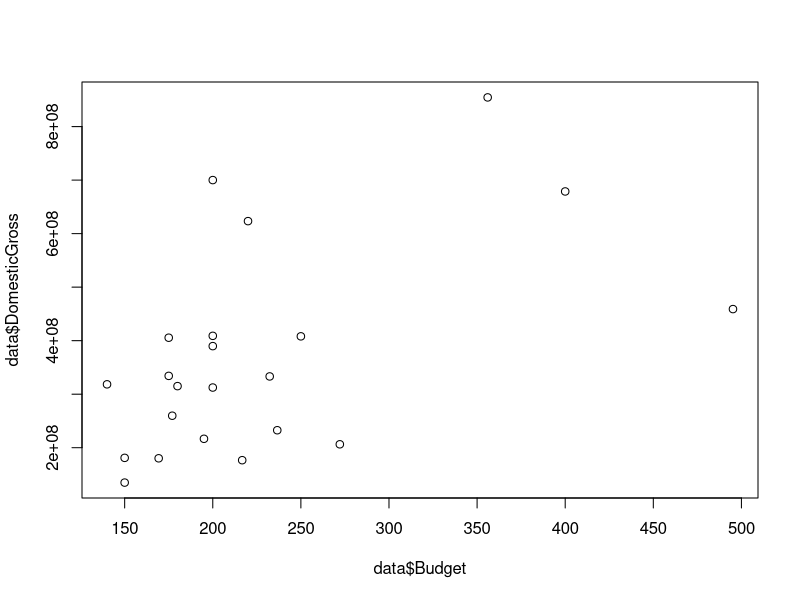
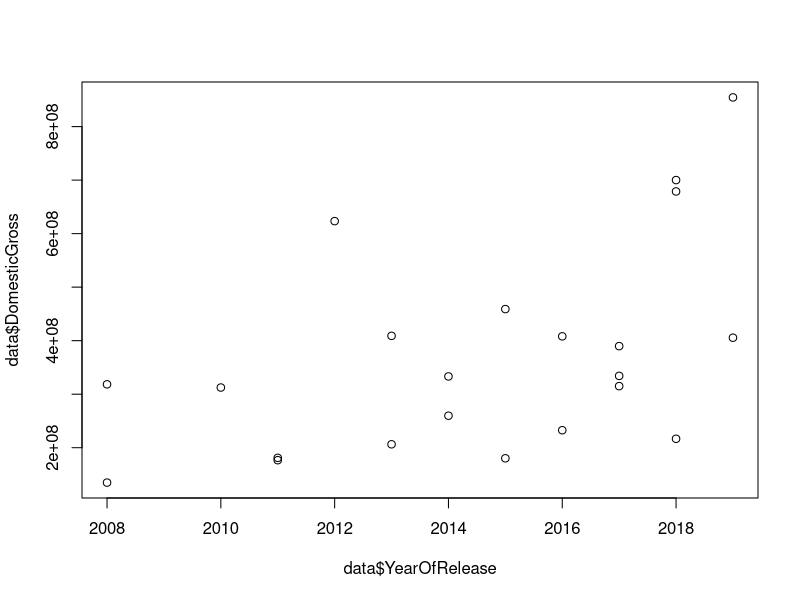
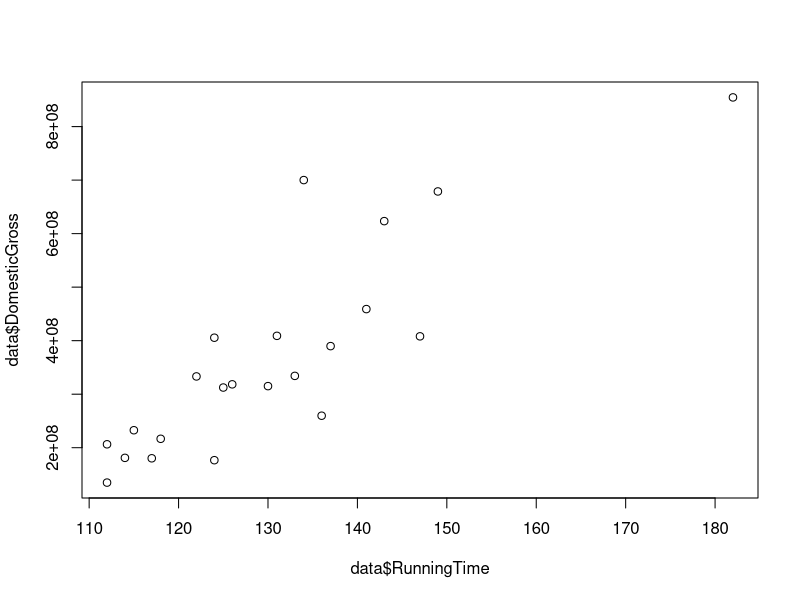
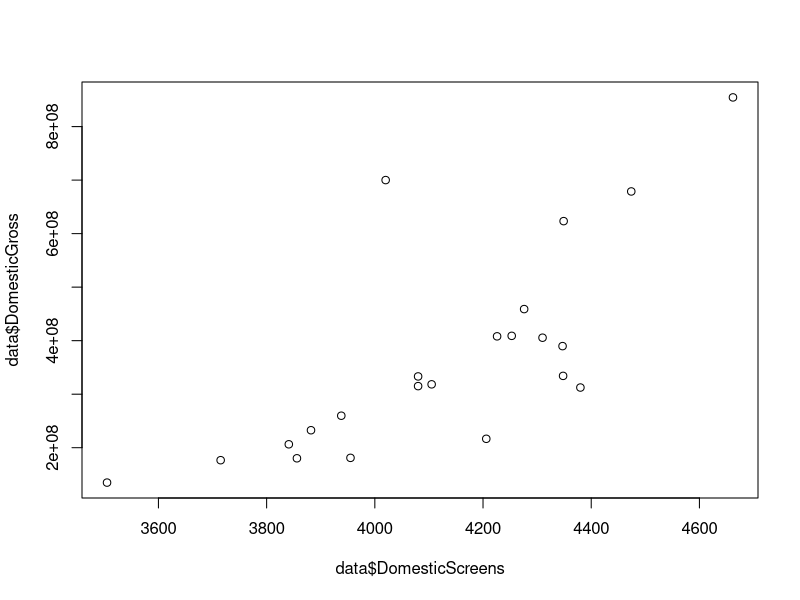
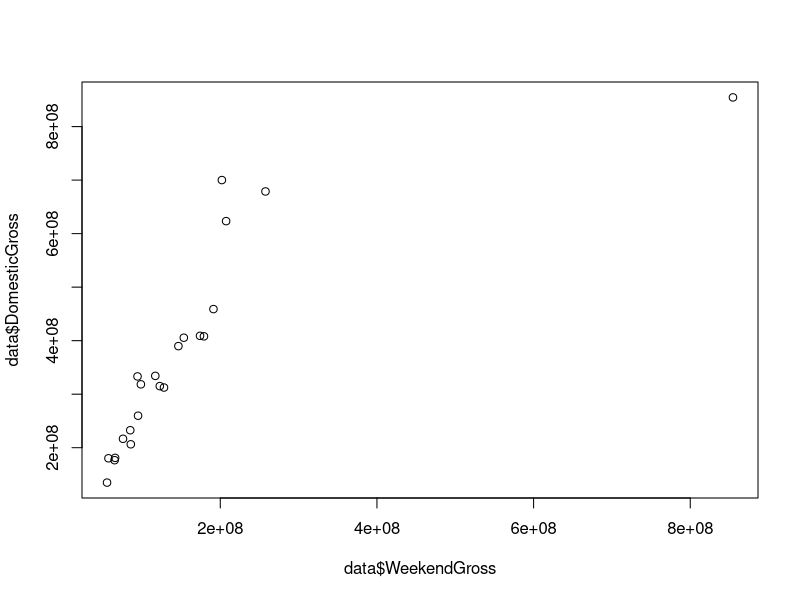

Generate these figures, in order, with R: (Note: this script raises an error after producing the figures.)
# Please refer to my article at Linkedin for detailed explanation.

# The link to the article is https://www.linkedin.com/pulse/avengers-endgame-surpass-avatar-simple-regression-analysis-kumavat
# Alternate link is: https://medium.com/@pramodk.resume/will-avengers-endgame-surpass-avatar-a-simple-regression-analysis-part-1-9e4f9fdc60b3

# ------------- Part 1 - Predict DomesticGross of Avengers: Endgame ---------------------

rm(list = ls())

data = read.csv("MarvelUniverse.csv")
head(data)

dim(data)
str(data)

summary(data)

# Let's now load our test data.

data2 = read.csv("AvengersEndgame.csv")
head(data2)

# I must drop the redundant Movie variable. I'll also drop the 
# OverseasGross and WorldwideGross variables as they are not yet
# determined while we make predictions.

# Final train dataset
X = subset(data, select = -c(Movie,OverseasGross,WorldwideGross))

# Final test dataset
y = subset(data2, select = -c(Movie,OverseasGross,WorldwideGross,DomesticGross))

str(X)
str(y)

plot(data$Budget, data$DomesticGross) 
plot(data$YearOfRelease, data$DomesticGross) 
plot(data$RunningTime, data$DomesticGross) 
plot(data$DomesticScreens, data$DomesticGross) 
plot(data$WeekendGross, data$DomesticGross) 

#hist(data$Budget)
#hist(data$WeekendGross)

# Let's build our first model.

linearmodel = lm(DomesticGross ~ .,data = X)
summary(linearmodel)
# This is giving me ridiculous numbers. I hate it!

# Let's build our regression model to predict our response variable i.e DomesticGross
pred = predict(linearmodel, y)
head(pred)
# As dreaded, yes the prediction is absurd. "I honestly don't line this one!" ;)


# I now decide to keep it simple and select only the continious independent variables.

linearmodel2 = lm(DomesticGross ~ YearOfRelease + Budget + RunningTime + DomesticScreens +
                     WeekendGross, data = X)
summary(linearmodel2)

# Well.. "I like this one!" ;)


y = subset(data2, select = c(YearOfRelease, Budget, RunningTime, DomesticScreens,
                                WeekendGross))
#summary(y)

pred = predict(linearmodel2, y)
pred


# Predicting Avengers: Infinity war's domestic Gross.
#X
#dim(X)

# Removing Avengers: Infinity war from the train dataset.
X_new = X[-c(13),]
dim(X_new)

y_new = X[c(13),]
y_new

y_new = subset(y_new, select = c(YearOfRelease, Budget, RunningTime, DomesticScreens,
                                 WeekendGross))
y_new

linearmodel_new = lm(DomesticGross ~ YearOfRelease + Budget + RunningTime + DomesticScreens +
                    WeekendGross, data = X_new)
summary(linearmodel_new)


pred_new = predict(linearmodel_new, y_new)
pred_new


# --------------- Part 2 - Predict WorldwideGross for Avengers: Endgame ------------------------

# Link for Part 2: https://www.linkedin.com/pulse/avengers-endgame-surpass-avatar-simple-regression-analysis-kumavat-1d


# Now let's use the ratio of domestic gross to worldwide gross to predict worldwide gross of Avengers: Endgame.

# First we check the current variables present in train datastet.
dim(X)
colnames(X)

# Now we append the OverseasGross variable from original dataset into our train dataset.

X$OverseasGross = data$OverseasGross
head(X)

# Clipping the redundant categorical variables.
X = subset(X, select = c(YearOfRelease, Budget, RunningTime, DomesticScreens, 
                         DomesticGross, WeekendGross, OverseasGross))

head(X)

linearmodel_final = lm(OverseasGross ~ YearOfRelease + Budget + RunningTime
                       + DomesticScreens + DomesticGross + WeekendGross, data = X)
summary(linearmodel_final)

y
pred

y$DomesticGross = pred
y

pred_final = predict(linearmodel_final,y)
pred_final

# 1553967291 +- 106900000



# Removing the Avengers: Infinity War record from train dataset.
X_new = X[-c(13),]

# Adding the Avengers: Infinity War record in test dataset.
y_new = X[c(13),]

linearmodel_new = lm(OverseasGross ~ YearOfRelease + Budget + RunningTime 
                     + DomesticScreens + DomesticGross + WeekendGross, data = X_new)
summary(linearmodel_new)

y_new
y_new = subset(y_new, select = c(YearOfRelease, Budget, RunningTime, 
                                 DomesticScreens, DomesticGross, WeekendGross))
y_new

pred_new = predict(linearmodel_new, y_new)
pred_new

# 1138390290 +- 98480000
# Actual -> 1369544272

colnames(X)

#--------------- Adding OverseasWeekend to the dataset ----------

data3 = read.csv("OverseasWeekend.csv")
head(data3)

X$OverseasWeekend = data3$OverseasWeekend

colnames(X)

linearmodel_final = lm(OverseasGross ~ YearOfRelease + Budget + RunningTime
                       + DomesticScreens + DomesticGross + WeekendGross
                       + OverseasWeekend, data = X)
summary(linearmodel_final)

y
y$OverseasWeekend = 859000000 # Official overseas weekend gross
# https://www.boxofficemojo.com/news/?id=4507

str(y)

pred_final = predict(linearmodel_final,y)
pred_final

# Overseas Gross for Avengers: Endgame: 2150095923 +- 94830000

# Let's predict OverseasGross for Avengers: Infinity War.

X_new = X[-c(13),]
y_new = X[c(13),]

linearmodel_new = lm(OverseasGross ~ YearOfRelease + Budget + RunningTime 
                     + WeekendGross + DomesticGross + DomesticScreens
                     + OverseasWeekend, data = X_new)
summary(linearmodel_new)

y_new

y_new = subset(y_new, select = c(YearOfRelease, Budget, RunningTime, 
                                 DomesticGross, WeekendGross, 
                                 DomesticScreens, OverseasWeekend))
#y_new

pred_new = predict(linearmodel_new, y_new)
pred_new

# 1227955171 +- 94360000 = 1322315171 which is less by almost 50 million from
# the actual value of 1369544272

plot(OverseasGross ~ OverseasWeekend, data = X)
abline(lm(OverseasGross ~ OverseasWeekend, data = X))
abline(lm(OverseasGross ~ OverseasWeekend, data = X_new), col = 'blue')

# As you can see from the plots, if we remove the top-right corner observation,
# the lm line gets a downward tilt, and hence the skewness in prediction.
# Anyways, let's move ahead with introducing more information in our dataset.

X_new = X_new[-c(15),]

plot(OverseasGross ~ OverseasWeekend, data = X[-c(16),])
abline(lm(OverseasGross ~ OverseasWeekend, data = X[-c(16),]))
abline(lm(OverseasGross ~ OverseasWeekend, data = X_new), col = 'red')


# Now let's quickly try to predict Avengers: Infinity War with the available data before we move ahead to predict Avengers: Endgame.

# y_new will remain the same
y_new

linearmodel_new = lm(OverseasGross ~ YearOfRelease + Budget + RunningTime 
                     + WeekendGross + DomesticGross + DomesticScreens
                     + OverseasWeekend, data = X_new)
summary(linearmodel_new)

pred_new = predict(linearmodel_new, y_new)
pred_new

# 1334826029 +- 92040000 which is perfect range for our actual value of 1369544272! Yayy!

# Now we can rest assured and go ahead with predicting the OverseasGross for Avengers: Endgame!

X
X = X[-c(16),]
#X

#y

linearmodel_final = lm(OverseasGross ~ YearOfRelease + Budget + RunningTime + DomesticScreens
                       + WeekendGross + DomesticGross + OverseasWeekend, data = X)
summary(linearmodel_final)

predict_final = predict(linearmodel_final,y)
predict_final

# 2452652300 +- 88320000 is the range for OverseasGross for Avengers: Endgame.
